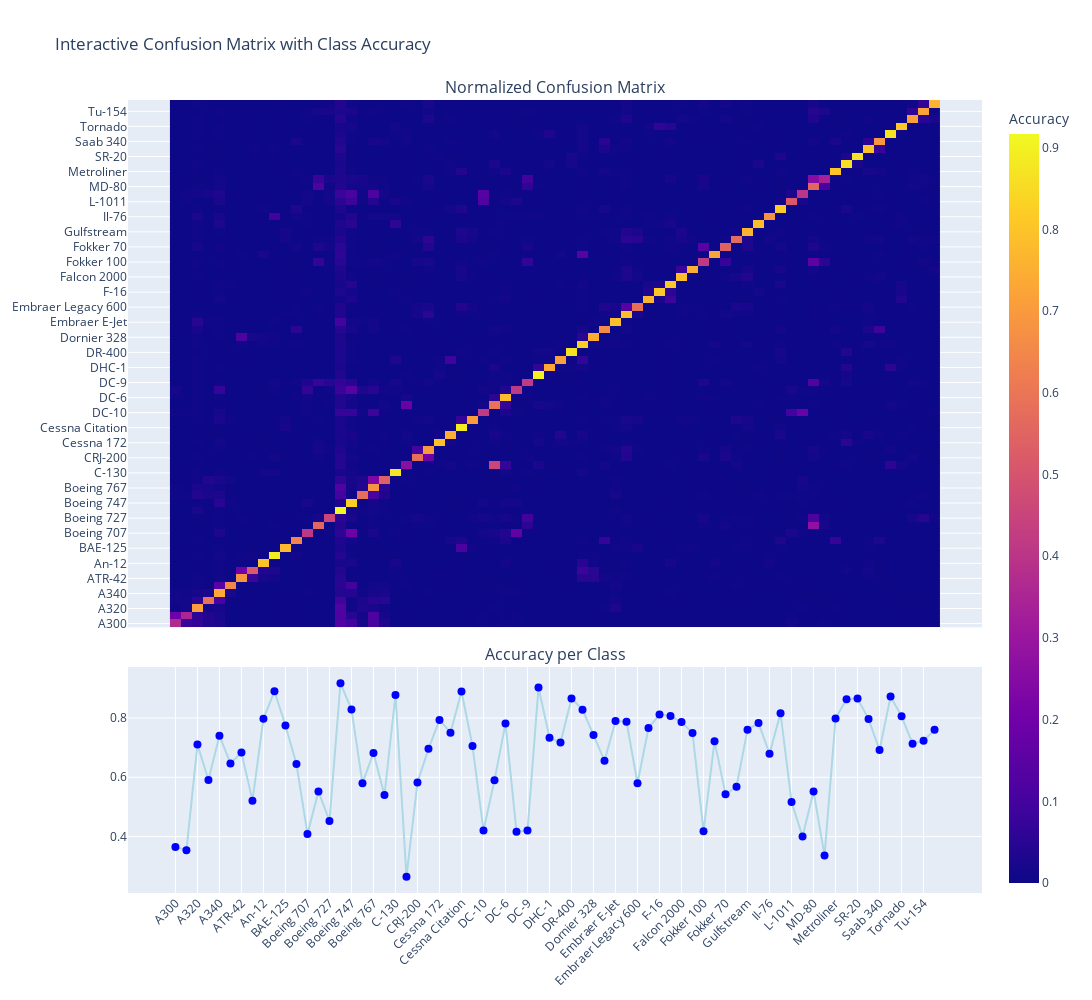

The notebook cell saved with this chart:
### Markdown cell above
# CM heatmap along with Lollipop scatter plot

### Code cell
# Create heatmap using Plotly
heatmap = go.Heatmap(
    z=cm_normalized,
    x=class_names,
    y=class_names,
    colorscale='Plasma',
    colorbar=dict(title='Accuracy'),
    hovertemplate='Actual: %{y}<br>Predicted: %{x}<br>Accuracy: %{z:.2%}<extra></extra>'
)

# Create scatter plot (lollipop style) for class accuracy
scatter = go.Scatter(
    x=class_names,
    y=class_accuracy,
    mode='markers+lines',
    marker=dict(size=8, color='blue'),
    line=dict(color='lightblue'),
    name='Class Accuracy',
    hovertemplate='Class: %{x}<br>Accuracy: %{y:.2%}<extra></extra>'
)

# Create subplots with corrected keyword 'shared_xaxes'
fig = sub.make_subplots(
    rows=2, cols=1,
    row_heights=[0.7, 0.3],
    shared_xaxes=True,
    vertical_spacing=0.05,
    subplot_titles=("Normalized Confusion Matrix", "Accuracy per Class")
)

fig.add_trace(heatmap, row=1, col=1)
fig.add_trace(scatter, row=2, col=1)

fig.update_layout(
    height=1000,
    width=1200,
    title_text="Interactive Confusion Matrix with Class Accuracy",
    xaxis2=dict(tickangle=315),
    margin=dict(t=100)
)

fig.write_html("interactive_confusion_matrix.html")
print("Interactive confusion matrix with class accuracy saved as 'interactive_confusion_matrix.html'.")
fig.show()

### Figure 1 — Plotly figure (JSON) as saved in the notebook; plotly's stock layout.template omitted (floating-point values rounded to 4 significant figures; data arrays with more than 128 entries replaced by an {"elided": "..."} marker saying what was removed)
{"data": [{"colorbar": {"title": {"text": "Accuracy"}}, "colorscale": [[0, "#0d0887"], [0.1111, "#46039f"], [0.2222, "#7201a8"], [0.3333, "#9c179e"], [0.4444, "#bd3786"], [0.5556, "#d8576b"], [0.6667, "#ed7953"], [0.7778, "#fb9f3a"], [0.8889, "#fdca26"], [1, "#f0f921"]], "hovertemplate": "Actual: %{y}<br>Predicted: %{x}<br>Accuracy: %{z:.2%}<extra></extra>", "type": "heatmap", "x": ["A300", "A310", "A320", "A330", "A340", "A380", "ATR-42", "ATR-72", "An-12", "BAE 146", "BAE-125", "Beechcraft 1900", "Boeing 707", "Boeing 717", "Boeing 727", "Boeing 737", "Boeing 747", "Boeing 757", "Boeing 767", "Boeing 777", "C-130", "C-47", "CRJ-200", "CRJ-700", "Cessna 172", "Cessna 208", "Cessna Citation", "Challenger 600", "DC-10", "DC-3", "DC-6", "DC-8", "DC-9", "DH-82", "DHC-1", "DHC-6", "DR-400", "Dash 8", "Dornier 328", "EMB-120", "Embraer E-Jet", "Embraer ERJ 145", "Embraer Legacy 600", "Eurofighter Typhoon", "F-16", "F/A-18", "Falcon 2000", "Falcon 900", "Fokker 100", "Fokker 50", "Fokker 70", "Global Express", "Gulfstream", "Hawk T1", "Il-76", "King Air", "L-1011", "MD-11", "MD-80", "MD-90", "Metroliner", "PA-28", "SR-20", "Saab 2000", "Saab 340", "Spitfire", "Tornado", "Tu-134", "Tu-154", "Yak-42"], "xaxis": "x", "y": ["A300", "A310", "A320", "A330", "A340", "A380", "ATR-42", "ATR-72", "An-12", "BAE 146", "BAE-125", "Beechcraft 1900", "Boeing 707", "Boeing 717", "Boeing 727", "Boeing 737", "Boeing 747", "Boeing 757", "Boeing 767", "Boeing 777", "C-130", "C-47", "CRJ-200", "CRJ-700", "Cessna 172", "Cessna 208", "Cessna Citation", "Challenger 600", "DC-10", "DC-3", "DC-6", "DC-8", "DC-9", "DH-82", "DHC-1", "DHC-6", "DR-400", "Dash 8", "Dornier 328", "EMB-120", "Embraer E-Jet", "Embraer ERJ 145", "Embraer Legacy 600", "Eurofighter Typhoon", "F-16", "F/A-18", "Falcon 2000", "Falcon 900", "Fokker 100", "Fokker 50", "Fokker 70", "Global Express", "Gulfstream", "Hawk T1", "Il-76", "King Air", "L-1011", "MD-11", "MD-80", "MD-90", "Metroliner", "PA-28", "SR-20", "Saab 2000", "Saab 340", "Spitfire", "Tornado", "Tu-134", "Tu-154", "Yak-42"], "yaxis": "y", "z": {"elided": "70x70 float values"}}, {"hovertemplate": "Class: %{x}<br>Accuracy: %{y:.2%}<extra></extra>", "line": {"color": "lightblue"}, "marker": {"color": "blue", "size": 8}, "mode": "markers+lines", "name": "Class Accuracy", "type": "scatter", "x": ["A300", "A310", "A320", "A330", "A340", "A380", "ATR-42", "ATR-72", "An-12", "BAE 146", "BAE-125", "Beechcraft 1900", "Boeing 707", "Boeing 717", "Boeing 727", "Boeing 737", "Boeing 747", "Boeing 757", "Boeing 767", "Boeing 777", "C-130", "C-47", "CRJ-200", "CRJ-700", "Cessna 172", "Cessna 208", "Cessna Citation", "Challenger 600", "DC-10", "DC-3", "DC-6", "DC-8", "DC-9", "DH-82", "DHC-1", "DHC-6", "DR-400", "Dash 8", "Dornier 328", "EMB-120", "Embraer E-Jet", "Embraer ERJ 145", "Embraer Legacy 600", "Eurofighter Typhoon", "F-16", "F/A-18", "Falcon 2000", "Falcon 900", "Fokker 100", "Fokker 50", "Fokker 70", "Global Express", "Gulfstream", "Hawk T1", "Il-76", "King Air", "L-1011", "MD-11", "MD-80", "MD-90", "Metroliner", "PA-28", "SR-20", "Saab 2000", "Saab 340", "Spitfire", "Tornado", "Tu-134", "Tu-154", "Yak-42"], "xaxis": "x2", "y": [0.3648, 0.3541, 0.7104, 0.591, 0.7405, 0.6467, 0.6835, 0.5212, 0.7976, 0.8901, 0.7745, 0.6447, 0.4091, 0.5521, 0.4529, 0.917, 0.829, 0.58, 0.682, 0.54, 0.8776, 0.2647, 0.5824, 0.6961, 0.7933, 0.7503, 0.8896, 0.7055, 0.4206, 0.5903, 0.7812, 0.4165, 0.4206, 0.9024, 0.7335, 0.717, 0.8661, 0.8281, 0.7424, 0.6559, 0.79, 0.7873, 0.58, 0.7661, 0.8115, 0.8065, 0.7861, 0.7497, 0.4176, 0.7218, 0.5424, 0.5682, 0.7606, 0.7829, 0.6794, 0.8164, 0.5164, 0.4, 0.5524, 0.3359, 0.7982, 0.8629, 0.8655, 0.7964, 0.6918, 0.8721, 0.8055, 0.7135, 0.723, 0.76], "yaxis": "y2"}], "layout": {"annotations": [{"font": {"size": 16}, "showarrow": false, "text": "Normalized Confusion Matrix", "x": 0.5, "xanchor": "center", "xref": "paper", "y": 1.0, "yanchor": "bottom", "yref": "paper"}, {"font": {"size": 16}, "showarrow": false, "text": "Accuracy per Class", "x": 0.5, "xanchor": "center", "xref": "paper", "y": 0.285, "yanchor": "bottom", "yref": "paper"}], "height": 1000, "margin": {"t": 100}, "title": {"text": "Interactive Confusion Matrix with Class Accuracy"}, "width": 1200, "xaxis": {"anchor": "y", "domain": [0, 1], "matches": "x2", "showticklabels": false}, "xaxis2": {"anchor": "y2", "domain": [0, 1], "tickangle": -45}, "yaxis": {"anchor": "x", "domain": [0.335, 1.0]}, "yaxis2": {"anchor": "x2", "domain": [0, 0.285]}}}
